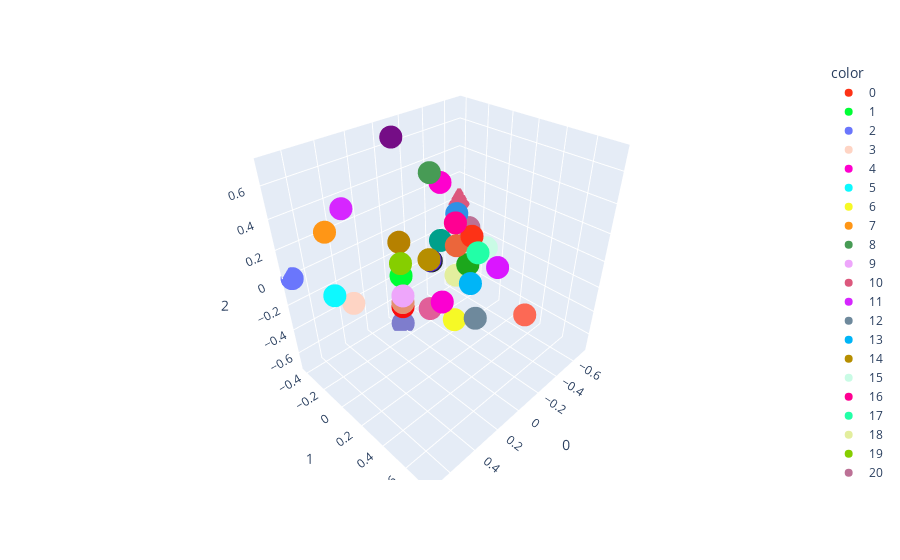

The cell this chart's notebook holds for it:
### Markdown cell above
Because the ground truth simplex is a 4 dimensional object, we need to project down to 3D somehow. We will use PCA

### Code cell
def run_visualization_pca(beliefs):
    pca = PCA(n_components=3)
    pca.fit(beliefs)

    return pca


def visualize_ground_truth_simplex_3d(beliefs, belief_labels, pca):

    beliefs_pca = pca.transform(beliefs)

    colors = px.colors.qualitative.Light24 + px.colors.qualitative.Dark24 + px.colors.qualitative.Plotly
    fig = px.scatter_3d(beliefs_pca, x=0, y=1, z=2,
                        color=[str(i) for i in belief_labels],
                        color_discrete_sequence=colors)
    fig.show()

vis_pca = run_visualization_pca(list(msp_belief_index.keys()))
index = list(msp_belief_index.values())
visualize_ground_truth_simplex_3d(list(msp_belief_index.keys()),
                                  list(msp_belief_index.values()),
                                  vis_pca)

### Figure 1 — Plotly figure (JSON) as saved in the notebook; plotly's stock layout.template omitted (floating-point values rounded to 4 significant figures)
{"data": [{"hovertemplate": "color=0<br>0=%{x}<br>1=%{y}<br>2=%{z}<extra></extra>", "legendgroup": "0", "marker": {"color": "#FD3216", "symbol": "circle"}, "mode": "markers", "name": "0", "scene": "scene", "showlegend": true, "type": "scatter3d", "x": [-0.1768], "y": [0.2009], "z": [0.1768]}, {"hovertemplate": "color=1<br>0=%{x}<br>1=%{y}<br>2=%{z}<extra></extra>", "legendgroup": "1", "marker": {"color": "#00FE35", "symbol": "circle"}, "mode": "markers", "name": "1", "scene": "scene", "showlegend": true, "type": "scatter3d", "x": [0.2357], "y": [0.01605], "z": [3.491e-16]}, {"hovertemplate": "color=2<br>0=%{x}<br>1=%{y}<br>2=%{z}<extra></extra>", "legendgroup": "2", "marker": {"color": "#6A76FC", "symbol": "circle"}, "mode": "markers", "name": "2", "scene": "scene", "showlegend": true, "type": "scatter3d", "x": [0.7071], "y": [-0.4166], "z": [1.213e-16]}, {"hovertemplate": "color=3<br>0=%{x}<br>1=%{y}<br>2=%{z}<extra></extra>", "legendgroup": "3", "marker": {"color": "#FED4C4", "symbol": "circle"}, "mode": "markers", "name": "3", "scene": "scene", "showlegend": true, "type": "scatter3d", "x": [0.3536], "y": [-0.3537], "z": [-0.3536]}, {"hovertemplate": "color=4<br>0=%{x}<br>1=%{y}<br>2=%{z}<extra></extra>", "legendgroup": "4", "marker": {"color": "#FE00CE", "symbol": "circle"}, "mode": "markers", "name": "4", "scene": "scene", "showlegend": true, "type": "scatter3d", "x": [-0.4714], "y": [-0.3746], "z": [0.2357]}, {"hovertemplate": "color=5<br>0=%{x}<br>1=%{y}<br>2=%{z}<extra></extra>", "legendgroup": "5", "marker": {"color": "#0DF9FF", "symbol": "circle"}, "mode": "markers", "name": "5", "scene": "scene", "showlegend": true, "type": "scatter3d", "x": [0.4714], "y": [-0.3746], "z": [-0.2357]}, {"hovertemplate": "color=6<br>0=%{x}<br>1=%{y}<br>2=%{z}<extra></extra>", "legendgroup": "6", "marker": {"color": "#F6F926", "symbol": "circle"}, "mode": "markers", "name": "6", "scene": "scene", "showlegend": true, "type": "scatter3d", "x": [1.995e-16], "y": [0.2324], "z": [-0.3536]}, {"hovertemplate": "color=7<br>0=%{x}<br>1=%{y}<br>2=%{z}<extra></extra>", "legendgroup": "7", "marker": {"color": "#FF9616", "symbol": "circle"}, "mode": "markers", "name": "7", "scene": "scene", "showlegend": true, "type": "scatter3d", "x": [0.4714], "y": [-0.3746], "z": [0.2357]}, {"hovertemplate": "color=8<br>0=%{x}<br>1=%{y}<br>2=%{z}<extra></extra>", "legendgroup": "8", "marker": {"color": "#479B55", "symbol": "circle"}, "mode": "markers", "name": "8", "scene": "scene", "showlegend": true, "type": "scatter3d", "x": [-0.3536], "y": [-0.3537], "z": [0.3536]}, {"hovertemplate": "color=9<br>0=%{x}<br>1=%{y}<br>2=%{z}<extra></extra>", "legendgroup": "9", "marker": {"color": "#EEA6FB", "symbol": "circle"}, "mode": "markers", "name": "9", "scene": "scene", "showlegend": true, "type": "scatter3d", "x": [0.3536], "y": [0.1694], "z": [3.806e-17]}, {"hovertemplate": "color=10<br>0=%{x}<br>1=%{y}<br>2=%{z}<extra></extra>", "legendgroup": "10", "marker": {"color": "#DC587D", "symbol": "circle"}, "mode": "markers", "name": "10", "scene": "scene", "showlegend": true, "type": "scatter3d", "x": [-0.7071], "y": [-0.4166], "z": [-1.669e-15]}, {"hovertemplate": "color=11<br>0=%{x}<br>1=%{y}<br>2=%{z}<extra></extra>", "legendgroup": "11", "marker": {"color": "#D626FF", "symbol": "circle"}, "mode": "markers", "name": "11", "scene": "scene", "showlegend": true, "type": "scatter3d", "x": [0.3536], "y": [-0.3537], "z": [0.3536]}, {"hovertemplate": "color=12<br>0=%{x}<br>1=%{y}<br>2=%{z}<extra></extra>", "legendgroup": "12", "marker": {"color": "#6E899C", "symbol": "circle"}, "mode": "markers", "name": "12", "scene": "scene", "showlegend": true, "type": "scatter3d", "x": [1.37e-16], "y": [0.4068], "z": [-0.2357]}, {"hovertemplate": "color=13<br>0=%{x}<br>1=%{y}<br>2=%{z}<extra></extra>", "legendgroup": "13", "marker": {"color": "#00B5F7", "symbol": "circle"}, "mode": "markers", "name": "13", "scene": "scene", "showlegend": true, "type": "scatter3d", "x": [-0.1768], "y": [0.2009], "z": [-0.1768]}, {"hovertemplate": "color=14<br>0=%{x}<br>1=%{y}<br>2=%{z}<extra></extra>", "legendgroup": "14", "marker": {"color": "#B68E00", "symbol": "circle"}, "mode": "markers", "name": "14", "scene": "scene", "showlegend": true, "type": "scatter3d", "x": [0.1768], "y": [0.2009], "z": [0.1768]}, {"hovertemplate": "color=15<br>0=%{x}<br>1=%{y}<br>2=%{z}<extra></extra>", "legendgroup": "15", "marker": {"color": "#C9FBE5", "symbol": "circle"}, "mode": "markers", "name": "15", "scene": "scene", "showlegend": true, "type": "scatter3d", "x": [-0.3536], "y": [0.1694], "z": [-8.501e-16]}, {"hovertemplate": "color=16<br>0=%{x}<br>1=%{y}<br>2=%{z}<extra></extra>", "legendgroup": "16", "marker": {"color": "#FF0092", "symbol": "circle"}, "mode": "markers", "name": "16", "scene": "scene", "showlegend": true, "type": "scatter3d", "x": [-8.135e-16], "y": [0.2324], "z": [0.3536]}, {"hovertemplate": "color=17<br>0=%{x}<br>1=%{y}<br>2=%{z}<extra></extra>", "legendgroup": "17", "marker": {"color": "#22FFA7", "symbol": "circle"}, "mode": "markers", "name": "17", "scene": "scene", "showlegend": true, "type": "scatter3d", "x": [-5.384e-16], "y": [0.4068], "z": [0.2357]}, {"hovertemplate": "color=18<br>0=%{x}<br>1=%{y}<br>2=%{z}<extra></extra>", "legendgroup": "18", "marker": {"color": "#E3EE9E", "symbol": "circle"}, "mode": "markers", "name": "18", "scene": "scene", "showlegend": true, "type": "scatter3d", "x": [-0.2357], "y": [0.01605], "z": [-0.2357]}, {"hovertemplate": "color=19<br>0=%{x}<br>1=%{y}<br>2=%{z}<extra></extra>", "legendgroup": "19", "marker": {"color": "#86CE00", "symbol": "circle"}, "mode": "markers", "name": "19", "scene": "scene", "showlegend": true, "type": "scatter3d", "x": [0.2828], "y": [0.0774], "z": [0.1414]}, {"hovertemplate": "color=20<br>0=%{x}<br>1=%{y}<br>2=%{z}<extra></extra>", "legendgroup": "20", "marker": {"color": "#BC7196", "symbol": "circle"}, "mode": "markers", "name": "20", "scene": "scene", "showlegend": true, "type": "scatter3d", "x": [-0.2828], "y": [0.0774], "z": [0.1414]}, {"hovertemplate": "color=21<br>0=%{x}<br>1=%{y}<br>2=%{z}<extra></extra>", "legendgroup": "21", "marker": {"color": "#7E7DCD", "symbol": "circle"}, "mode": "markers", "name": "21", "scene": "scene", "showlegend": true, "type": "scatter3d", "x": [3.871e-16], "y": [-0.2907], "z": [-0.7071]}, {"hovertemplate": "color=22<br>0=%{x}<br>1=%{y}<br>2=%{z}<extra></extra>", "legendgroup": "22", "marker": {"color": "#FC6955", "symbol": "circle"}, "mode": "markers", "name": "22", "scene": "scene", "showlegend": true, "type": "scatter3d", "x": [1.199e-17], "y": [0.7555], "z": [-3.133e-17]}, {"hovertemplate": "color=23<br>0=%{x}<br>1=%{y}<br>2=%{z}<extra></extra>", "legendgroup": "23", "marker": {"color": "#E48F72", "symbol": "circle"}, "mode": "markers", "name": "23", "scene": "scene", "showlegend": true, "type": "scatter3d", "x": [0.2828], "y": [0.0774], "z": [-0.1414]}, {"hovertemplate": "color=24<br>0=%{x}<br>1=%{y}<br>2=%{z}<extra></extra>", "legendgroup": "24", "marker": {"color": "#2E91E5", "symbol": "circle"}, "mode": "markers", "name": "24", "scene": "scene", "showlegend": true, "type": "scatter3d", "x": [-0.2357], "y": [0.01605], "z": [0.2357]}, {"hovertemplate": "color=25<br>0=%{x}<br>1=%{y}<br>2=%{z}<extra></extra>", "legendgroup": "25", "marker": {"color": "#E15F99", "symbol": "circle"}, "mode": "markers", "name": "25", "scene": "scene", "showlegend": true, "type": "scatter3d", "x": [0.1768], "y": [0.2009], "z": [-0.1768]}, {"hovertemplate": "color=26<br>0=%{x}<br>1=%{y}<br>2=%{z}<extra></extra>", "legendgroup": "26", "marker": {"color": "#1CA71C", "symbol": "circle"}, "mode": "markers", "name": "26", "scene": "scene", "showlegend": true, "type": "scatter3d", "x": [-0.2828], "y": [0.0774], "z": [-0.1414]}, {"hovertemplate": "color=27<br>0=%{x}<br>1=%{y}<br>2=%{z}<extra></extra>", "legendgroup": "27", "marker": {"color": "#FB0D0D", "symbol": "circle"}, "mode": "markers", "name": "27", "scene": "scene", "showlegend": true, "type": "scatter3d", "x": [0.2357], "y": [0.01605], "z": [-0.2357]}, {"hovertemplate": "color=28<br>0=%{x}<br>1=%{y}<br>2=%{z}<extra></extra>", "legendgroup": "28", "marker": {"color": "#DA16FF", "symbol": "circle"}, "mode": "markers", "name": "28", "scene": "scene", "showlegend": true, "type": "scatter3d", "x": [-0.2357], "y": [0.3648], "z": [-5.864e-16]}, {"hovertemplate": "color=29<br>0=%{x}<br>1=%{y}<br>2=%{z}<extra></extra>", "legendgroup": "29", "marker": {"color": "#222A2A", "symbol": "circle"}, "mode": "markers", "name": "29", "scene": "scene", "showlegend": true, "type": "scatter3d", "x": [-0.3536], "y": [-0.3537], "z": [-0.3536]}, {"hovertemplate": "color=30<br>0=%{x}<br>1=%{y}<br>2=%{z}<extra></extra>", "legendgroup": "30", "marker": {"color": "#B68100", "symbol": "circle"}, "mode": "markers", "name": "30", "scene": "scene", "showlegend": true, "type": "scatter3d", "x": [0.2357], "y": [0.01605], "z": [0.2357]}, {"hovertemplate": "color=31<br>0=%{x}<br>1=%{y}<br>2=%{z}<extra></extra>", "legendgroup": "31", "marker": {"color": "#750D86", "symbol": "circle"}, "mode": "markers", "name": "31", "scene": "scene", "showlegend": true, "type": "scatter3d", "x": [-1.639e-15], "y": [-0.2907], "z": [0.7071]}, {"hovertemplate": "color=32<br>0=%{x}<br>1=%{y}<br>2=%{z}<extra></extra>", "legendgroup": "32", "marker": {"color": "#EB663B", "symbol": "circle"}, "mode": "markers", "name": "32", "scene": "scene", "showlegend": true, "type": "scatter3d", "x": [-0.2357], "y": [0.01605], "z": [-2.494e-16]}, {"hovertemplate": "color=33<br>0=%{x}<br>1=%{y}<br>2=%{z}<extra></extra>", "legendgroup": "33", "marker": {"color": "#511CFB", "symbol": "circle"}, "mode": "markers", "name": "33", "scene": "scene", "showlegend": true, "type": "scatter3d", "x": [-5.098e-17], "y": [0.01605], "z": [5.072e-17]}, {"hovertemplate": "color=34<br>0=%{x}<br>1=%{y}<br>2=%{z}<extra></extra>", "legendgroup": "34", "marker": {"color": "#00A08B", "symbol": "circle"}, "mode": "markers", "name": "34", "scene": "scene", "showlegend": true, "type": "scatter3d", "x": [-0.4714], "y": [-0.3746], "z": [-0.2357]}, {"hovertemplate": "color=35<br>0=%{x}<br>1=%{y}<br>2=%{z}<extra></extra>", "legendgroup": "35", "marker": {"color": "#FB00D1", "symbol": "circle"}, "mode": "markers", "name": "35", "scene": "scene", "showlegend": true, "type": "scatter3d", "x": [0.2357], "y": [0.3648], "z": [1.031e-17]}], "layout": {"legend": {"title": {"text": "color"}, "tracegroupgap": 0}, "margin": {"t": 60}, "scene": {"domain": {"x": [0, 1], "y": [0, 1]}, "xaxis": {"title": {"text": "0"}}, "yaxis": {"title": {"text": "1"}}, "zaxis": {"title": {"text": "2"}}}}}
